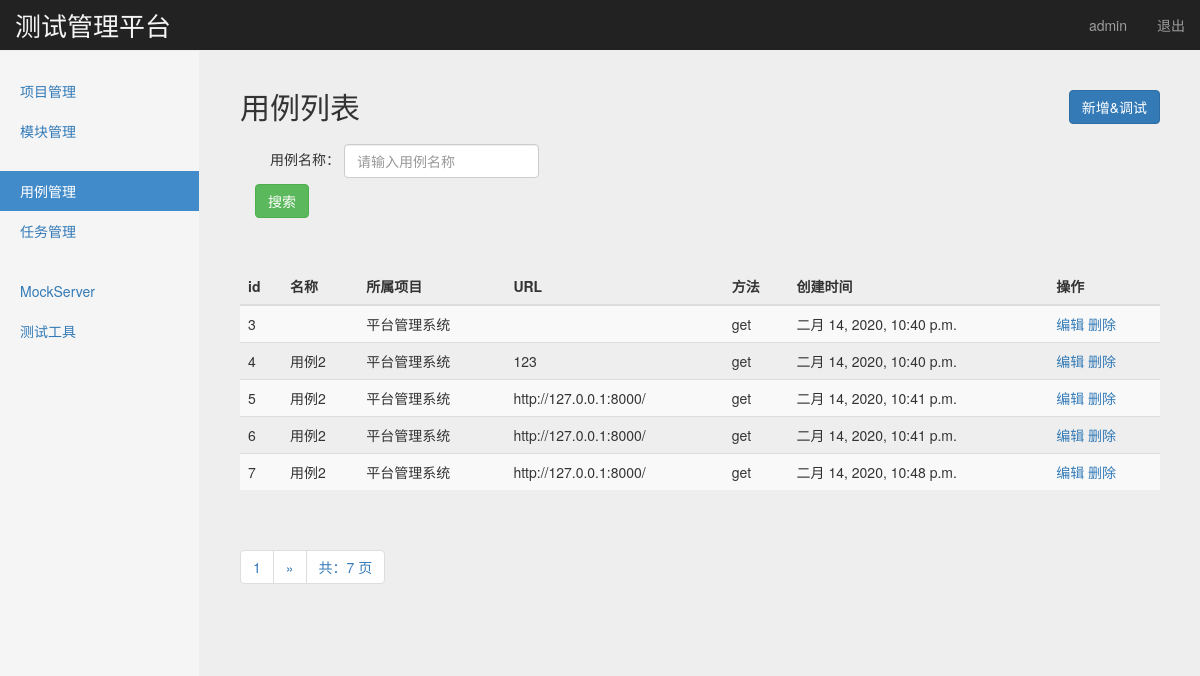
The app's page /interface/case_manage/ (signed in) with its own data.
### interface_app/models.py (models this page shows, shortened)
class TestCase(models.Model):
    module = models.ForeignKey(Module,related_query_name="项目",on_delete=models.CASCADE) #on_delete=models.CASCADE外健联级删除
    name = models.CharField("名称",max_length=100,blank=False,default='')
    url =models.TextField("url",default='')
    req_method = models.CharField("方法", max_length=10,default='')
    req_type = models.CharField("参数类型", max_length=10,default='')
    req_header = models.TextField("Header",default='')
    req_parameter = models.TextField("参数",default='')
    responses_assert = models.TextField("验证", default='')
    create_time = models.DateTimeField('创建时间',auto_now=True)

### project_app/models.py (models this page shows, shortened)
class Module(models.Model):
    project = models.ForeignKey(Project,related_query_name="项目",on_delete=models.CASCADE) #on_delete=models.CASCADE外健联级删除
    name = models.CharField("名称",max_length=100,blank=False,default='')
    describe = models.TextField("描述",default='')
    create_time = models.DateTimeField('创建时间',auto_now=True)

class Project(models.Model):
    name = models.CharField('名称',max_length=100,blank=False,default='',unique=True)
    describe = models.TextField('描述',default='')
    status = models.BooleanField('状态',default=True)
    create_time = models.DateTimeField('创建时间',auto_now=True)
    def __str__(self):
        return self.name

### interface_app/views.py (the view)
# urls.py: path('case_manage/', views.case_manage),
@login_required
def case_manage(request):
    if request.method == 'GET':
        testcases = TestCase.objects.get_queryset().order_by('id')
        paginator = Paginator(testcases,5)
        page = request.GET.get("page")
        form = ModuleForm()
        try:
            contacts = paginator.page(page)
        except PageNotAnInteger:
            contacts = paginator.page(1)
        except EmptyPage:
            contacts = paginator.page(paginator.num_pages)
        return render(request,'case_manage.html',{'type':'list',"testcases":contacts,"form":form})
    else:
        return HttpResponse("404")

### project_app/forms.py
class ModuleForm(forms.ModelForm):
    class Meta:
        model = Module
        exclude = ['create_time']

### templates/case_manage.html (shortened to what this page needs)
{% extends "base.html" %}
{% block content %}
    <nav class="navbar navbar-inverse navbar-fixed-top">
      <div class="container-fluid">
        <div class="navbar-header">
          <a class="navbar-brand" style=" color:#f5f5f5; font-size:26px;" href="#">测试管理平台</a>
        </div>
        <div id="navbar" class="navbar-collapse collapse">
          <ul class="nav navbar-nav navbar-right">
            <li><a href="#">{{ user }}</a></li>
            <li><a href="/logout/">退出</a></li>
          </ul>
        </div>
      </div>
    </nav>
    <div class="container-fluid">
      <div class="row">
        <div class="col-sm-3 col-md-2 sidebar">
          <ul class="nav nav-sidebar">
            <li><a href="/manage/project_manage/">项目管理</a></li>
            <li><a href="/manage/module_manage/">模块管理</a></li>
          </ul>
          <ul class="nav nav-sidebar">
            <li class="active"><a href="/interface/case_manage/">用例管理</a></li>
            <li><a href="">任务管理</a></li>
          </ul>
          <ul class="nav nav-sidebar">
            <li><a href="">MockServer</a></li>
            <li><a href="">测试工具</a></li>
          </ul>
        </div>
        {% if type == 'list' %}
        <div class="col-sm-9 col-sm-offset-3 col-md-10 col-md-offset-2 main">
          <h2 class="sub-header">用例列表
            <button type="button" class="btn btn-primary" style="float: right"
            onclick="window.location.href='/interface/add_case/'">新增&调试</button>
          </h2>
          <form class="navbar-form" method="get" action="/interface/search_case_name/">
            <div class="form-group col-sm-10">
                用例名称： <input name="case_name" type="text" placeholder="请输入用例名称" class="form-control">
            </div>
            <br/>
            <br/>
            <button type="submit" class="btn btn-success">搜索</button>
          </form>
          <div class="table-responsive" style="margin-top: 50px;">
            <table class="table table-striped">
              <thead>
                <tr>
                  <th>id</th>
                  <th>名称</th>
                  <th>所属项目</th>
                  <th>URL</th>
                  <th>方法</th>
                  <th>创建时间</th>
                  <th>操作</th>
                </tr>
              </thead>
              <tbody>
                {% for case in testcases %}
                <tr>
                  <td>{{ case.id }}</td>
                  <td>{{ case.name }}</td>
                  <td>{{ case.module.project }}</td>
                  <td>{{ case.url }}</td>
                  <td>{{ case.req_method }}</td>
                  <td>{{ case.create_time }}</td>
                  <td>
                    <a href="/interface/edit_case/{{ case.id }}">编辑</a>
                    <a href="/interface/delete_case/{{ case.id }}">删除</a>
                  </td>
                </tr>
                {% endfor %}
              </tbody>
            </table>
          </div>
          <div class="pagination">
              <span class="step-links">
                  <ul class="pagination">
                      <li><a href="#">{{ testcases.number }}</a></li>
                      {% if testcases.has_next %}
                          {% if case_name %}
                              <li><a href="?case_name={{ case_name }}&page={{ testcases.next_page_number }}">&raquo;</a></li>
                          {% else %}
                              <li><a href="?page={{ testcases.next_page_number }}">&raquo;</a></li>
                          {% endif %}
                      {% endif %}
                      <li><a href="#">共：{{ testcases.paginator.num_pages }} 页</a></li>
                  </ul>
              </span>
          </div>
        </div>
        {% endif %}
      </div>
    </div>
{% endblock %}

### static/css/signin.css (style rules this page uses)
body { padding-top: 40px; padding-bottom: 40px; background-color: #eee; }

### static/css/dashboard.css (style rules this page uses)
body { padding-top: 50px; }
.sub-header { padding-bottom: 10px; border-bottom: 1px solid #eee; }
.navbar-fixed-top { border: 0; }
.sidebar { display: none; }
@media (min-width: 768px) { .sidebar { position: fixed; top: 51px; bottom: 0; left: 0; z-index: 1000; display: block; padding: 20px; overflow-x: hidden; overflow-y: auto; background-color: #f5f5f5; border-right: 1px solid #eee; } }
.nav-sidebar { margin-right: -21px; margin-bottom: 20px; margin-left: -20px; }
.nav-sidebar > li > a { padding-right: 20px; padding-left: 20px; }
.nav-sidebar > .active > a, .nav-sidebar > .active > a:hover, .nav-sidebar > .active > a:focus { color: #fff; background-color: #428bca; }
.main { padding: 20px; }
@media (min-width: 768px) { .main { padding-right: 40px; padding-left: 40px; } }

### records on screen
TestCase: id "3", module.project "平台管理系统", req_method "get", create_time "二月 14, 2020, 10:40 p.m."
TestCase: id "4", name "用例2", module.project "平台管理系统", url "123", req_method "get", create_time "二月 14, 2020, 10:40 p.m."
TestCase: id "5", name "用例2", module.project "平台管理系统", url "http://127.0.0.1:8000/", req_method "get", create_time "二月 14, 2020, 10:41 p.m."
TestCase: id "6", name "用例2", module.project "平台管理系统", url "http://127.0.0.1:8000/", req_method "get", create_time "二月 14, 2020, 10:41 p.m."
TestCase: id "7", name "用例2", module.project "平台管理系统", url "http://127.0.0.1:8000/", req_method "get", create_time "二月 14, 2020, 10:48 p.m."

### other values on screen
{{ user }} "admin"
{{ testcases.number }} "1"
{{ testcases.paginator.num_pages }} "7"
